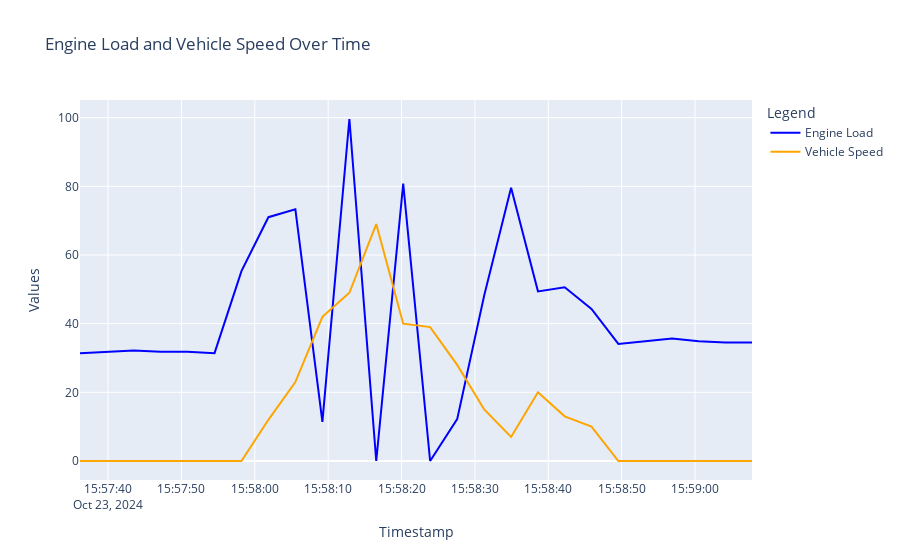

Write notebook code for a chart like this one.
### Code cell
loadSpeedFig = go.Figure()
loadSpeedFig.add_trace(go.Scatter(x=df['timestamp'], y=df['Engine Load'], mode='lines', name='Engine Load', line=dict(color='blue', width=2)))
loadSpeedFig.add_trace(go.Scatter(x=df['timestamp'], y=df['Vehicle Speed'], mode='lines', name='Vehicle Speed', line=dict(color='orange', width=2)))
loadSpeedFig.update_layout(
    title='Engine Load and Vehicle Speed Over Time',
    xaxis_title='Timestamp',
    yaxis_title='Values',
    legend_title='Legend',
    xaxis=dict(showgrid=True),
    yaxis=dict(showgrid=True),
    hovermode='x unified'
)
loadSpeedFig.show()

### Figure 1 — Plotly figure (JSON) as saved in the notebook; plotly's stock layout.template omitted (floating-point values rounded to 4 significant figures)
{"data": [{"line": {"color": "blue", "width": 2}, "mode": "lines", "name": "Engine Load", "type": "scatter", "x": ["2024-10-23T15:57:36.173000", "2024-10-23T15:57:39.834000", "2024-10-23T15:57:43.500000", "2024-10-23T15:57:47.154000", "2024-10-23T15:57:50.826000", "2024-10-23T15:57:54.511000", "2024-10-23T15:57:58.181000", "2024-10-23T15:58:01.851000", "2024-10-23T15:58:05.527000", "2024-10-23T15:58:09.212000", "2024-10-23T15:58:12.892000", "2024-10-23T15:58:16.553000", "2024-10-23T15:58:20.227000", "2024-10-23T15:58:23.898000", "2024-10-23T15:58:27.583000", "2024-10-23T15:58:31.265000", "2024-10-23T15:58:34.932000", "2024-10-23T15:58:38.592000", "2024-10-23T15:58:42.238000", "2024-10-23T15:58:45.889000", "2024-10-23T15:58:49.553000", "2024-10-23T15:58:53.212000", "2024-10-23T15:58:56.872000", "2024-10-23T15:59:00.512000", "2024-10-23T15:59:04.128000", "2024-10-23T15:59:07.768000"], "y": [31.4, 31.8, 32.2, 31.8, 31.8, 31.4, 55.3, 71, 73.3, 11.4, 99.6, 0, 80.8, 0, 12.2, 48.2, 79.6, 49.4, 50.6, 44.3, 34.1, 34.9, 35.7, 34.9, 34.5, 34.5]}, {"line": {"color": "orange", "width": 2}, "mode": "lines", "name": "Vehicle Speed", "type": "scatter", "x": ["2024-10-23T15:57:36.173000", "2024-10-23T15:57:39.834000", "2024-10-23T15:57:43.500000", "2024-10-23T15:57:47.154000", "2024-10-23T15:57:50.826000", "2024-10-23T15:57:54.511000", "2024-10-23T15:57:58.181000", "2024-10-23T15:58:01.851000", "2024-10-23T15:58:05.527000", "2024-10-23T15:58:09.212000", "2024-10-23T15:58:12.892000", "2024-10-23T15:58:16.553000", "2024-10-23T15:58:20.227000", "2024-10-23T15:58:23.898000", "2024-10-23T15:58:27.583000", "2024-10-23T15:58:31.265000", "2024-10-23T15:58:34.932000", "2024-10-23T15:58:38.592000", "2024-10-23T15:58:42.238000", "2024-10-23T15:58:45.889000", "2024-10-23T15:58:49.553000", "2024-10-23T15:58:53.212000", "2024-10-23T15:58:56.872000", "2024-10-23T15:59:00.512000", "2024-10-23T15:59:04.128000", "2024-10-23T15:59:07.768000"], "y": [0, 0, 0, 0, 0, 0, 0, 12, 23, 42, 49, 69, 40, 39, 28, 15, 7, 20, 13, 10, 0, 0, 0, 0, 0, 0]}], "layout": {"autosize": true, "hovermode": "x unified", "legend": {"title": {"text": "Legend"}}, "title": {"text": "Engine Load and Vehicle Speed Over Time"}, "xaxis": {"autorange": true, "range": ["2024-10-23 15:57:36.173", "2024-10-23 15:59:07.768"], "showgrid": true, "title": {"text": "Timestamp"}, "type": "date"}, "yaxis": {"autorange": true, "range": [-5.533, 105.1], "showgrid": true, "title": {"text": "Values"}, "type": "linear"}}}
